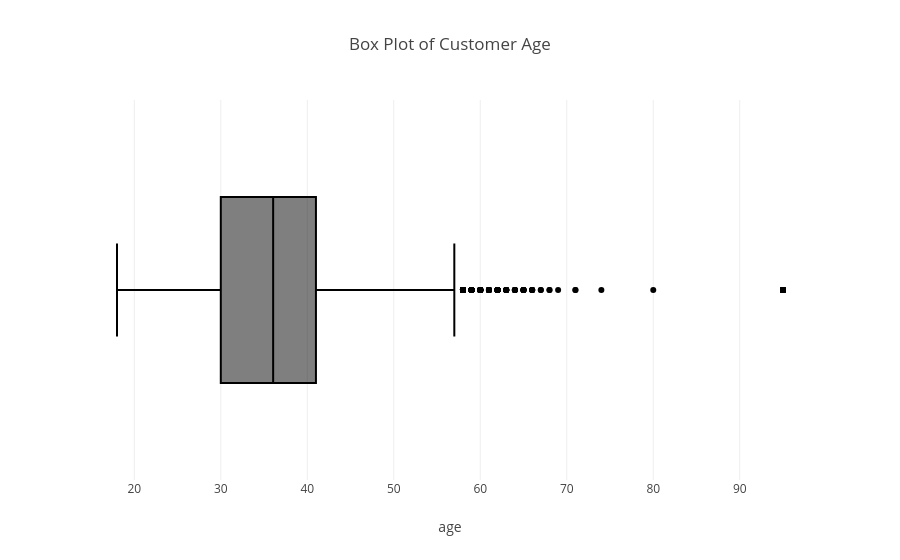

The code cell stored with this chart in its notebook:
### Code cell
px.box(
    df,
    x='age',
    title='Box Plot of Customer Age'
)

### Figure 1 — Plotly figure (JSON) as saved in the notebook; plotly's stock layout.template omitted (floating-point values rounded to 4 significant figures; data arrays with more than 128 entries replaced by an {"elided": "..."} marker saying what was removed)
{"data": [{"alignmentgroup": "True", "hovertemplate": "age=%{x}<extra></extra>", "legendgroup": "", "marker": {"color": "#000001"}, "name": "", "notched": false, "offsetgroup": "", "orientation": "h", "showlegend": false, "type": "box", "x": {"elided": "14484 float values"}, "x0": " ", "xaxis": "x", "y0": " ", "yaxis": "y"}], "layout": {"boxmode": "group", "legend": {"tracegroupgap": 0}, "title": {"text": "Box Plot of Customer Age"}, "xaxis": {"anchor": "y", "domain": [0, 1], "title": {"text": "age"}}, "yaxis": {"anchor": "x", "domain": [0, 1]}}}
